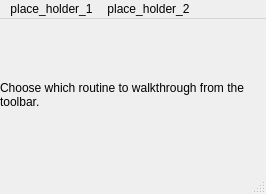
<?xml version="1.0" encoding="UTF-8"?>
<ui version="4.0">
 <class>RoutineSelect</class>
 <widget class="QMainWindow" name="RoutineSelect">
  <property name="geometry">
   <rect>
    <x>0</x>
    <y>0</y>
    <width>266</width>
    <height>194</height>
   </rect>
  </property>
  <property name="windowTitle">
   <string>RoutineSelect</string>
  </property>
  <widget class="QWidget" name="centralwidget">
   <widget class="QLabel" name="instruction_select_text">
    <property name="geometry">
     <rect>
      <x>0</x>
      <y>0</y>
      <width>261</width>
      <height>151</height>
     </rect>
    </property>
    <property name="text">
     <string>Choose which routine to walkthrough from the toolbar.</string>
    </property>
    <property name="wordWrap">
     <bool>true</bool>
    </property>
   </widget>
  </widget>
  <widget class="QMenuBar" name="menubar">
   <property name="geometry">
    <rect>
     <x>0</x>
     <y>0</y>
     <width>266</width>
     <height>21</height>
    </rect>
   </property>
   <widget class="QMenu" name="menuplace_holder_1">
    <property name="title">
     <string>place_holder_1</string>
    </property>
   </widget>
   <widget class="QMenu" name="menuplace_holder_2">
    <property name="title">
     <string>place_holder_2</string>
    </property>
   </widget>
   <addaction name="menuplace_holder_1"/>
   <addaction name="menuplace_holder_2"/>
  </widget>
  <widget class="QStatusBar" name="statusbar"/>
 </widget>
 <resources/>
 <connections>
  <connection>
   <sender>menubar</sender>
   <signal>triggered(QAction*)</signal>
   <receiver>instruction_select_text</receiver>
   <slot>show()</slot>
   <hints>
    <hint type="sourcelabel">
     <x>132</x>
     <y>10</y>
    </hint>
    <hint type="destinationlabel">
     <x>130</x>
     <y>96</y>
    </hint>
   </hints>
  </connection>
 </connections>
</ui>
